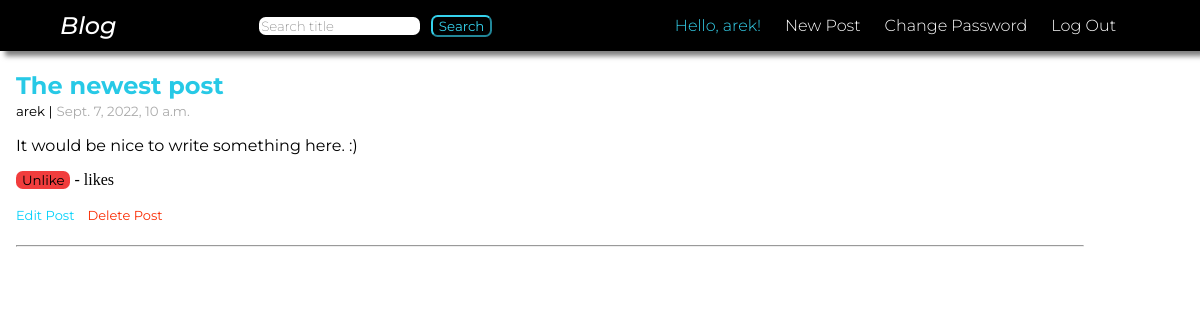
Screenshot of /page/10 (signed in) with the database file from the repository.
### pages/models.py (models this page shows, shortened)
class Page(models.Model):
    title = models.CharField(max_length=155)
    author = models.ForeignKey("auth.User", on_delete=models.CASCADE)
    body = models.TextField(max_length=255, blank=True)
    created = models.DateTimeField(auto_now_add=True)
    likes = models.ManyToManyField("auth.User", related_name="blog_posts")
    def total_likes(self):
        return self.likes.count()
    class Meta:
        ordering = ["-created"]

### pages/views.py (the view)
# urls.py: path("page/<int:pk>", PageDetailView.as_view(), name="pages_detail"),
class PageDetailView(LoginRequiredMixin, DetailView):
    model = Page
    template_name = "pages_detail.html"
    def get_context_data(self, **kwargs):
        certain_page = get_object_or_404(Page, id=self.kwargs["pk"])
        total_likes = certain_page.total_likes()
        liked = False
        if certain_page.likes.filter(id=self.request.user.id).exists():
            liked = True
        context = super(PageDetailView, self).get_context_data(**kwargs)
        context["total_likes"] = total_likes
        context["liked"] = liked
        return context

### templates/pages_detail.html
{% extends 'base.html' %}
{% load static %}
{% block content %}
<div class="page-list">
    <h2><a href="{% url 'pages_detail' page.pk %}">{{ page.title }}</a></h2>
    <small>{{ page.author }} |</small>
    <small class="time">{{ page.created }}</small>
    <p>{{ page.body }}</p>
    <form action="{% url 'like_post' page.pk %}" method="post">{% csrf_token %}
        {% if liked %}
        <button type="submit" name="page_id" value="{{ page.id }}" class="btn-unlike">Unlike</button>
        {% else %}
        <button type="submit" name="page_id" value="{{ page.id }}" class="btn-like">Like</button>
        {% endif %}
        {{ post.likes.count }} - likes
    </form>
    {%if user.id == page.author.id %}
    <div class="edit-delete">
        <p><a class="edit" href="{% url 'update_post' page.pk %}">Edit Post</a></p>
        <p><a class="delete" href="{% url 'delete_post' page.pk %}">Delete Post</a></p>
    </div>
    {% endif %}
    <hr class="post-separator">
</div>
{% endblock content %}

### templates/base.html (shortened to what this page needs)
{% load static %}
<!DOCTYPE html>
<html lang="en">
<head>
    <link rel="stylesheet" href="{% static 'css/base.css' %}">
</head>
<body>
    <div class="head">
        <header>
            <a class="logo" href="{% url 'home' %}">Blog</a>
            <form action="{% url 'search_title' %}" method=POST>
                <input class="nav-search" type='search' placeholder="Search title" autocomplete="off", name="searched">
                <button class="btn-search" type="submit">Search</button>
            </form>
            <nav>
                <ul>
                    {% if user.is_authenticated %}
                        <li>Hello, {{ user.username }}!</li>
                        <li><a href="{% url 'create_post' %}">New Post</a></li>
                        <li><a href="{% url 'password_change' %}">Change Password</a></li>
                        <li><a href="{% url 'logout' %}">Log Out</a></li>
                    {% else %}
                        <li><a href="{% url 'login' %}">Login</a></li>
                        <li><a href="{% url 'signup' %}">Sign Up</a></li>
                     {% endif %}
                 </ul>
             </nav>
        </header>
    </div>
    {% block content %}
    {% endblock content %}
</body>
</html>

### static/css/base.css (style rules this page uses)
body { margin: 0; }
a { text-decoration: none; }
header { display: flex; justify-content: space-between; box-shadow: 5px 5px 5px rgba(0, 0, 0, 0.5); }
h2 { font-family: "Montserrat", sans-serif; font-weight: 500; font-weight: bold; margin-bottom: .1em; }
h2 a { color: rgb(39, 201, 230); text-decoration: double; }
hr { width: 90%; margin-left: 0; margin-right: 0; }
form p, p { font-family: "Montserrat", sans-serif; font-weight: 400; }
p a { font-size: small; display: inline-block; }
.page-list { margin-left: 1em; }
.head { background-color: black; margin: 0; width: 100% }
ul { list-style: none; display: flex; font-family: "Montserrat", sans-serif; font-weight: 300; }
li { color: rgb(53, 210, 237); padding-right: 1.5em; }
li a { color: rgb(255, 255, 255); }
.logo { font-family: "Montserrat", sans-serif; font-weight: 500; font-style: italic; font-size: 1.5rem; text-decoration: none; color: white; }
header { display: flex; justify-content: space-between; align-items: center; padding: 0 5%; }
.edit-delete { display: flex; height: 3em; font-family: "Montserrat", sans-serif; }
.edit, .delete { margin-right: 1em; }
.delete { color: rgb(250, 45, 4); }
.edit { color: rgb(4, 209, 250); }
.nav-search { border-radius: 0.5em; border-style: none; font-family: "Montserrat", sans-serif; font-weight: 200; }
.btn-search { margin-left: .5em; border-radius: 0.5em; border-color: rgb(53, 210, 237); background-color: black; color: rgb(53, 210, 237); font-family: "Montserrat", sans-serif; cursor: pointer; transition: color .2s, background-color .2s; }
.time { color: rgb(171, 171, 171); }
small { font-family: "Montserrat", sans-serif; }
.btn-like, .btn-unlike { border-radius: 0.5em; font-family: "Montserrat", sans-serif; border: none; }
.btn-unlike { background-color: rgb(241, 61, 61); }

### rows the page displays
Page: title "The newest post", author "arek", created "Sept. 7, 2022, 10 a.m.", body "It would be nice to write something here. :)"

### other values shown
{{ user.username }} "arek"
